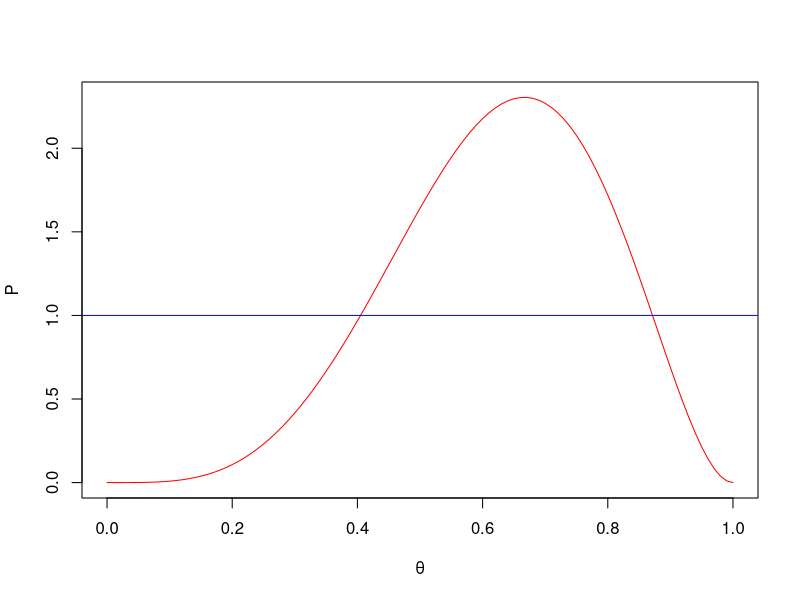
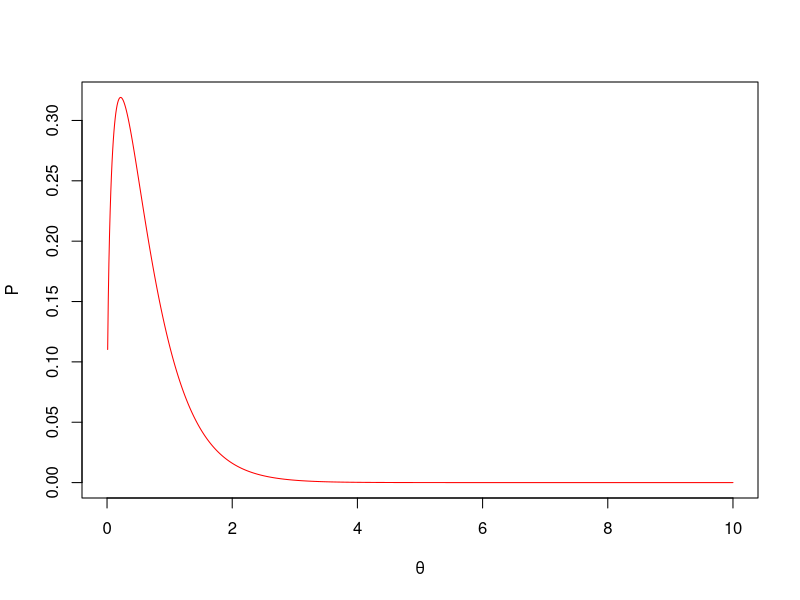
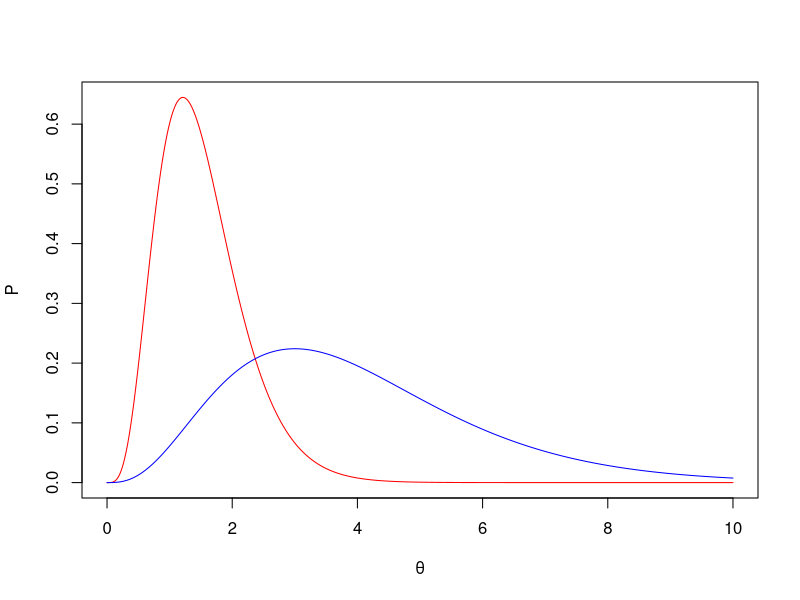
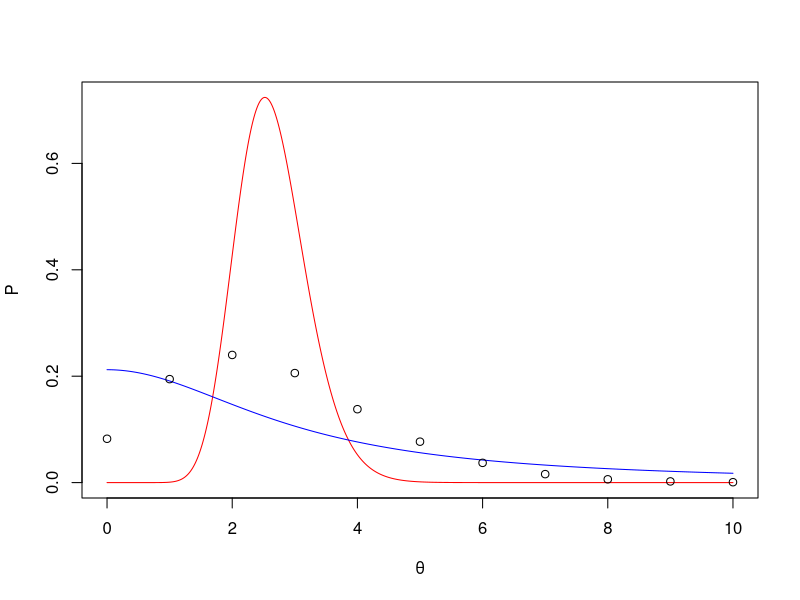

Reproduce these figures in R, in order.
# 1st question
x=c(1,0,0,1,1,1)
v=seq(0,1,0.01)
dv=v[2]-v[1]
likely=rep(0,length(v))
prior=1
likely=(v*(1-v)*(1-v)*v*v*v)
evidence=sum(likely*prior)*dv
posterior = likely * prior / evidence
plot(v,posterior,'l',col='red',xlab='θ',ylab='P')
abline(prior,0,col='blue')

# 2nd question
t=2.3
vt=seq(0,10,0.01)
dvt=vt[2]-v[1]
likelyt=rep(0,length(vt))
priort=1/sqrt(vt)
priort2=vt^3*exp(-vt)/6
likelyt=vt*exp(-vt*t)
#I have calculated the evidence from gamma function for first case. Numerically evaluate for the second.
evidencet=sqrt(pi)/2
evidencet2=sum(likelyt*priort2)*dvt
posteriort= likelyt*priort/evidencet
posteriort2=likelyt*priort2/evidencet2
plot(vt,posteriort,'l',col='red',xlab='θ',ylab='P')
plot(vt,posteriort2,'l',col='red',xlab='θ',ylab='P')
lines(vt,priort2,'l',col='blue')

# 3rd question
x=c(1,2,2,2,3,3,3,5)
v=seq(0,10,0.01)
dv=v[2]-v[1]
likely=rep(0,length(v))
prior=(2/pi)*(3/(9+v^2))
for (i in 1:length(v)){
  likely[i] = prod(v[i]^x*(exp(-v[i]))/factorial(x))
}
evidence=sum(likely*prior)*dv
posterior = likely * prior / evidence

xp=c(0:10)
xpp=rep(0,length(xp))
for (j in 1:length(xp)){
  xpp[j]=sum(posterior*v^xp[j]*exp(-v)/factorial(xp[j])*dv)
}
plot(v,posterior,'l',col='red',xlab='θ',ylab='P')
lines(v,prior,col='blue')
lines(xp,xpp,'p')
